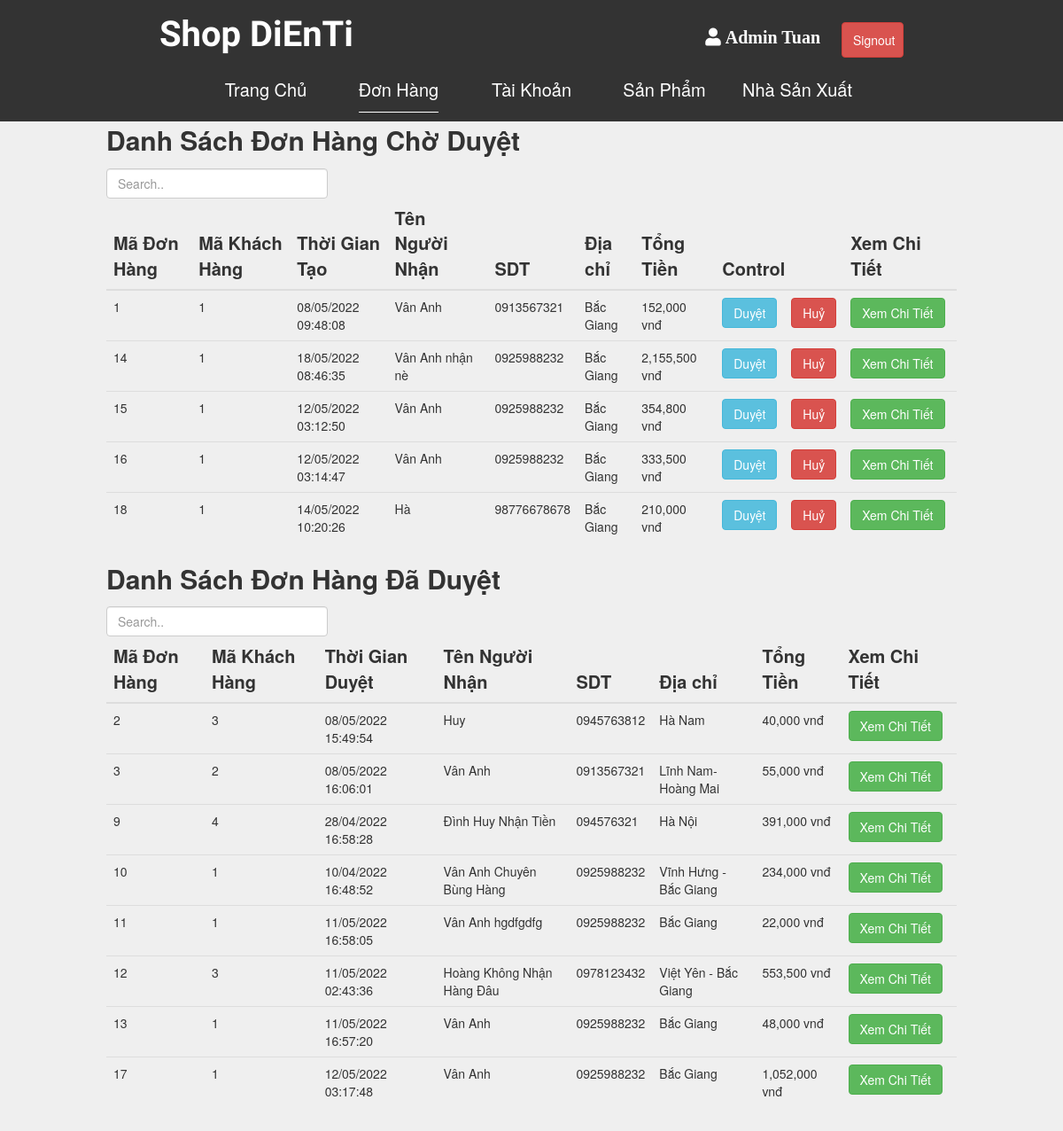
Page /admin/oders/index.php on the committed database.
### tables this page shows
CREATE TABLE `oders` (
  `id` int(11) NOT NULL,
  `id_customer` int(11) NOT NULL,
  `created_at` timestamp NOT NULL DEFAULT current_timestamp() ON UPDATE current_timestamp(),
  `total_price` float NOT NULL,
  `status` tinyint(4) NOT NULL,
  `name_recever` varchar(50) NOT NULL,
  `phone_recever` char(15) NOT NULL,
  `address_recever` text NOT NULL
);

### admin/oders/index.php (the view, shortened to what this page needs)
<!DOCTYPE html>
<html lang="en">
<head>
    <link rel="stylesheet" href="https://maxcdn.bootstrapcdn.com/bootstrap/3.4.1/css/bootstrap.min.css">
    <link rel="stylesheet" href="https://cdnjs.cloudflare.com/ajax/libs/font-awesome/5.15.4/css/all.min.css" />
    <link rel="stylesheet" href="../../css/style.css">
</head>
<body>
    <div class="app-admin">
        <div class="header" style="background-color: #333;">
            <div class="header-top">
                <div class="logo">
                    <a href="#">Shop DiEnTi</a>
                </div>
                <div class="header-right">
                    <span><a href=""><i class="fas fa-user" style='font-size:20px'> Admin Tuan</i></a></span>
                    <button type="button" class="btn btn-danger">Signout</button>
                </div>
            </div>
            <div class="navbar">
                <ul>
                    <li><a href="../index.php">Trang Chủ</a></li>
                    <li><a href="#" class="active">Đơn Hàng</a></li>
                    <li><a href="../customer/index.php">Tài Khoản</a></li>
                    <li><a href="../product/index.php">Sản Phẩm</a></li>
                    <li><a href="../manufacture/index.php">Nhà Sản Xuất</a></li>
                </ul>
            </div>
        </div>
        <div class="content" style="height:1500px;">
            <div class="products">
                <p style="font-size: 30px; font-weight: bold;">Danh Sách Đơn Hàng Chờ Duyệt</p>
                <div class="search" style="width: 250px;">
                    <form action="" method="get">
                        <input class="form-control" id="myInput" type="text" placeholder="Search..">
                    </form>
                </div>
                <div class="table-responsive">
                    <table class="table table-first">
                        <thead>
                            <tr>
                                <th>Mã Đơn Hàng</th>
                                <th>Mã Khách Hàng</th>
                                <th>Thời Gian Tạo</th>
                                <th>Tên Người Nhận</th>
                                <th>SDT</th>
                                <th>Địa chỉ</th>
                                <th>Tổng Tiền</th>
                                <th colspan="2">Control</th>
                                <th>Xem Chi Tiết</th>
                            </tr>
                        </thead>
                        <tbody>
                            <?php
                            include '../connect.php';
                            $sql = "select * from oders where status = 0";
                            $result = mysqli_query($con, $sql);
                            foreach ($result as $each) { ?>
                                <tr>
                                    <td><?php echo $each['id']; ?></td>
                                    <td><?php echo $each['id_customer']; ?></td>
                                    <td><?php echo date("d/m/Y H:i:s", strtotime($each['created_at'])); ?></td>
                                    <td><?php echo $each['name_recever']; ?></td>
                                    <td><?php echo $each['phone_recever']; ?></td>
                                    <td><?php echo $each['address_recever']; ?></td>
                                    <td><?php echo number_format($each['total_price'], 0, '', ','); ?> vnđ</td>
                                    <td>
                                        <button type="button" id="btn-accept" data-id="<?php echo $each['id']; ?>" class="btn btn-info">Duyệt</button>
                                    </td>
                                    <td>
                                        <button type="submit" id="btn-delete" data-id="<?php echo $each['id']; ?>" class="btn btn-danger">Huỷ</button>
                                    </td>
                                    <td><button type="submit" id="btn-view-detail" class="btn btn-success" data-toggle="modal" data-target="#myModal" data-id="<?php echo $each['id']; ?>">Xem Chi Tiết</button></td>
                                </tr>
                            <?php } ?>
                        </tbody>
                    </table>
                    <p style="font-size: 30px; font-weight: bold;">Danh Sách Đơn Hàng Đã Duyệt</p>
                    <div class="search" style="width: 250px;">
                        <form action="" method="get">
                            <input class="form-control" id="myInput2" type="text" placeholder="Search..">
                        </form>
                    </div>
                    <table class="table table-second">
                        <thead>
                            <tr>
                                <th>Mã Đơn Hàng</th>
                                <th>Mã Khách Hàng</th>
                                <th>Thời Gian Duyệt</th>
                                <th>Tên Người Nhận</th>
                                <th>SDT</th>
                                <th>Địa chỉ</th>
                                <th>Tổng Tiền</th>
                                <th>Xem Chi Tiết</th>
                            </tr>
                        </thead>
                        <tbody>
                            <?php
                            $sql = "select * from oders where status = 1";
                            $result = mysqli_query($con, $sql);
                            foreach ($result as $each) { ?>
                                <tr>
                                    <td><?php echo $each['id']; ?></td>
                                    <td><?php echo $each['id_customer']; ?></td>
                                    <td><?php echo date("d/m/Y H:i:s", strtotime($each['created_at'])); ?></td>
                                    <td><?php echo $each['name_recever']; ?></td>
                                    <td><?php echo $each['phone_recever']; ?></td>
                                    <td><?php echo $each['address_recever']; ?></td>
                                    <td><?php echo number_format($each['total_price'], 0, '', ','); ?> vnđ</td>
                                    <td><button type="submit" id="btn-view-detail" class="btn btn-success" data-toggle="modal" data-target="#myModal" data-id="<?php echo $each['id']; ?>">Xem Chi Tiết</button></td>
                                </tr>
                            <?php } ?>
                        </tbody>
                    </table>
                </div>
            </div>
        </div>
</body>
</html>

### css/style.css (style rules this page uses)
* { margin: 0px; padding: 0px; box-sizing: border-box; }
a { color: white; }
html { font-family: Helvetica, Arial, sans-serif; }
.header { width: 100%; }
.header-top { width: 70%; margin: auto; display: flex; justify-content: space-between; }
.header-right { padding-top: 10px; line-height: 63px; }
.header-right>button { margin-left: 20px; height: 40px; width: 70px; }
.header-right>span { display: inline-block; text-align: center; height: 100%; }
.header-right span a { display: block; color: #333; }
.header-right span a i { line-height: 63px; font-weight: bold; color: white; }
.logo { padding-top: 10px; font-family: 'Sonsie One', cursive; font-weight: bold; font-size: 40px; }
.logo a { color: white; text-decoration: none; }
.navbar { width: 70%; margin: auto; }
.navbar ul { list-style-type: none; display: flex; justify-content: center; }
.navbar ul li { text-align: center; width: 150px; height: 50px; float: left; }
.navbar ul li a { line-height: 50px; display: inline-block; text-decoration: none; font-size: 20px; font-weight: 540; color: white; }
.content { width: 100%; background-color: #eeee; }
.products, .app-admin { width: 100%; }
.search { width: 208%; }
.search>form { margin-top: 2%; display: flex; }
.active { border-bottom: 1px solid #ffff; }
.products { width: 80%; margin: auto; }
th { font-size: 20px; }

### rows in the picture
oders: id "1", id_customer "1", created_at "08/05/2022 09:48:08", name_recever "Vân Anh", phone_recever "0913567321", address_recever "Bắc Giang", total_price "152,000"
oders: id "14", id_customer "1", created_at "18/05/2022 08:46:35", name_recever "Vân Anh nhận nè", phone_recever "0925988232", address_recever "Bắc Giang", total_price "2,155,500"
oders: id "15", id_customer "1", created_at "12/05/2022 03:12:50", name_recever "Vân Anh", phone_recever "0925988232", address_recever "Bắc Giang", total_price "354,800"
oders: id "16", id_customer "1", created_at "12/05/2022 03:14:47", name_recever "Vân Anh", phone_recever "0925988232", address_recever "Bắc Giang", total_price "333,500"
oders: id "18", id_customer "1", created_at "14/05/2022 10:20:26", name_recever "Hà", phone_recever "98776678678", address_recever "Bắc Giang", total_price "210,000"
oders: id "2", id_customer "3", created_at "08/05/2022 15:49:54", name_recever "Huy", phone_recever "0945763812", address_recever "Hà Nam", total_price "40,000"
oders: id "3", id_customer "2", created_at "08/05/2022 16:06:01", name_recever "Vân Anh", phone_recever "0913567321", address_recever "Lĩnh Nam-Hoàng Mai", total_price "55,000"
oders: id "9", id_customer "4", created_at "28/04/2022 16:58:28", name_recever "Đình Huy Nhận Tiền", phone_recever "094576321", address_recever "Hà Nội", total_price "391,000"
oders: id "10", id_customer "1", created_at "10/04/2022 16:48:52", name_recever "Vân Anh Chuyên Bùng Hàng", phone_recever "0925988232", address_recever "Vĩnh Hưng - Bắc Giang", total_price "234,000"
oders: id "11", id_customer "1", created_at "11/05/2022 16:58:05", name_recever "Vân Anh hgdfgdfg", phone_recever "0925988232", address_recever "Bắc Giang", total_price "22,000"
oders: id "12", id_customer "3", created_at "11/05/2022 02:43:36", name_recever "Hoàng Không Nhận Hàng Đâu", phone_recever "0978123432", address_recever "Việt Yên - Bắc Giang", total_price "553,500"
oders: id "13", id_customer "1", created_at "11/05/2022 16:57:20", name_recever "Vân Anh", phone_recever "0925988232", address_recever "Bắc Giang", total_price "48,000"
oders: id "17", id_customer "1", created_at "12/05/2022 03:17:48", name_recever "Vân Anh", phone_recever "0925988232", address_recever "Bắc Giang", total_price "1,052,000"
